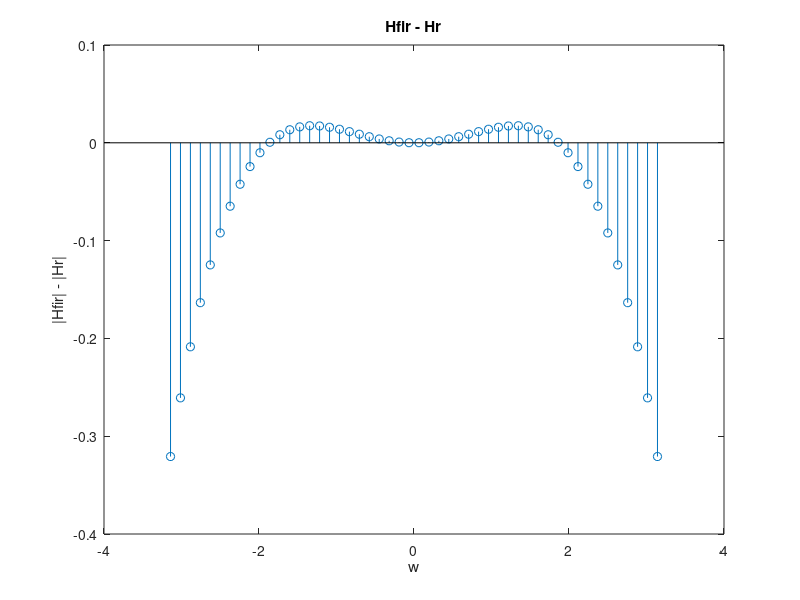
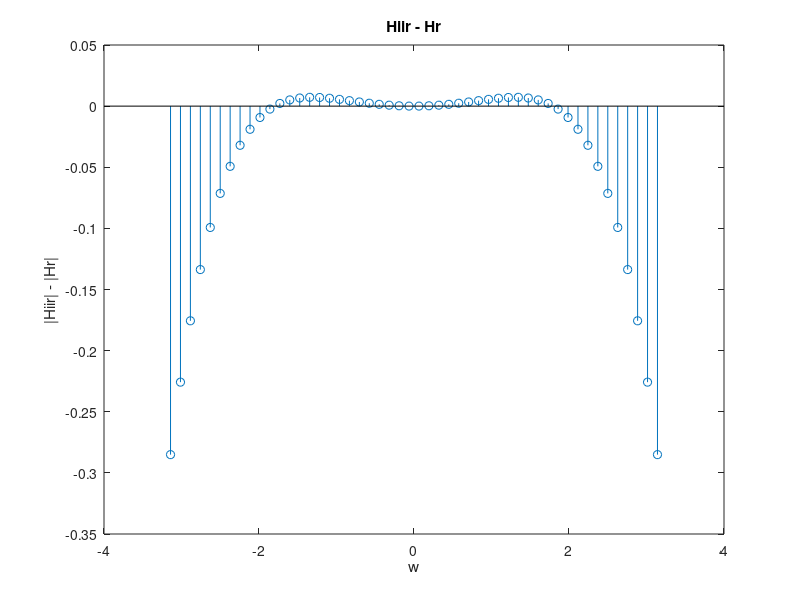

Recreate these plots in MATLAB, in order.
%Prob. 3(b)
w = linspace(-pi, pi, 50);
h1 = w/2./sin(w/2);
b  = [-1/16 9/8 -1/16];
[h2,w1] = freqz(b, 1, w);
dh1 = abs(h2)-abs(h1);

figure
stem(w, dh1)
title('Hfir - Hr')
xlabel('w')
ylabel('|Hfir| - |Hr|')

%Prob. 3(c)
a  = [8 1];
[h3,w1] = freqz(9, a, w);
dh2 = abs(h3)-abs(h1);

figure
stem(w, dh2)
title('Hiir - Hr')
xlabel('w')
ylabel('|Hiir| - |Hr|')